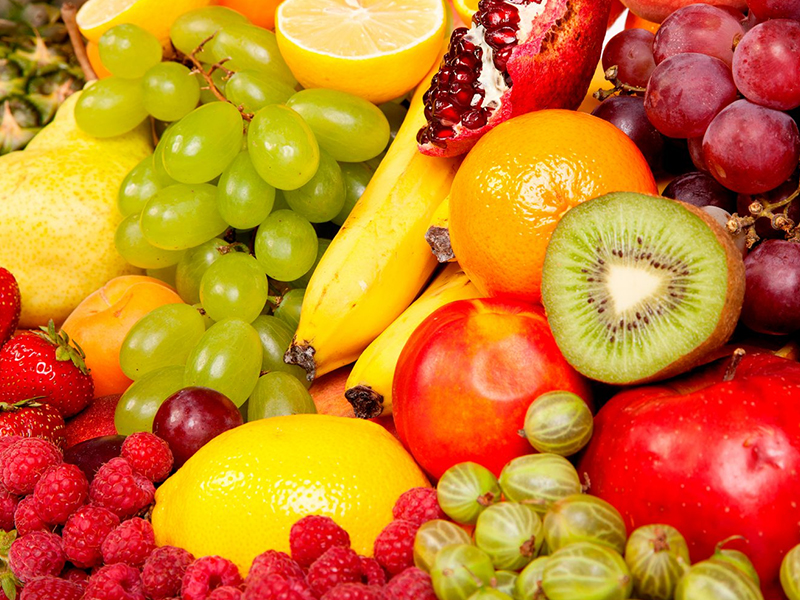
#> input picture img/frutas.jpg, 800 x 600 px
$ jupyter execute Exe4.ipynb
#> lines starting #> are read from the running program, lines starting #| are printed output that depends on the picture; after the words box and inside, x2 and y2 are one past the last pixel; in counts of white or black regions, pixels touching at a corner belong together
[cell 1]
import cv2
import matplotlib.pyplot as plt
import numpy as np

def segment_rgb_multi(img_rgb, color_thresholds):
    h, w = img_rgb.shape[:2]
    mask_combined = np.zeros((h, w), dtype=np.uint8)
    masks = {}

    for color_name, thresholds in color_thresholds.items():
        R, G, B = img_rgb[:, :, 0], img_rgb[:, :, 1], img_rgb[:, :, 2]

        mask = np.ones(R.shape, dtype=np.uint8) * 255
        for channel, (low, high) in thresholds.items():
            if channel == 'R':
                mask = cv2.bitwise_and(mask, cv2.inRange(R, low, high))
            elif channel == 'G':
                mask = cv2.bitwise_and(mask, cv2.inRange(G, low, high))
            elif channel == 'B':
                mask = cv2.bitwise_and(mask, cv2.inRange(B, low, high))

        masks[color_name] = mask
        mask_combined = cv2.bitwise_or(mask_combined, mask)

    return mask_combined, masks

def segment_hsv_multi(img_bgr, hsv_ranges):
    img_hsv = cv2.cvtColor(img_bgr, cv2.COLOR_BGR2HSV)
    h, w = img_hsv.shape[:2]
    mask_combined = np.zeros((h, w), dtype=np.uint8)
    masks = {}

    for color_name, (lower, upper) in hsv_ranges.items():
        mask = cv2.inRange(img_hsv, lower, upper)
        masks[color_name] = mask
        mask_combined = cv2.bitwise_or(mask_combined, mask)

    return mask_combined, masks

def apply_segmentation(img_rgb, mask):
    return cv2.bitwise_and(img_rgb, img_rgb, mask=mask)

def multicolor_segmentation(img_path):
#> called with img_path = 'img/frutas.jpg'
    img_bgr = cv2.imread(img_path)
#> img_bgr is the input picture: shape (600, 800, 3); mean B, G, R 38.6, 123.4, 202.4
    img_rgb = cv2.cvtColor(img_bgr, cv2.COLOR_BGR2RGB)


    # THRESHOLDS PARA CADA COR
    rgb_thresholds = {
        'Amarelo': {'R': (150, 255), 'G': (150, 255), 'B': (0, 100)},
        'Vermelho': {'R': (150, 255), 'G': (0, 100), 'B': (0, 100)},
        'Verde': {'R': (0, 100), 'G': (80, 255), 'B': (0, 100)}
    }

    hsv_ranges = {
        'Amarelo': (np.array([20, 80, 100]), np.array([35, 255, 255])),
        'Vermelho': (np.array([0, 100, 50]), np.array([10, 255, 255])),
        'Verde': (np.array([35, 50, 50]), np.array([85, 255, 255]))
    }

    # SEGMENTAÇÃO RGB
    mask_rgb_combined, masks_rgb = segment_rgb_multi(img_rgb, rgb_thresholds)
#> the loop in segment_rgb_multi, `for color_name, thresholds in color_thresholds.items():` made 3 passes
#> pass 1, in segment_rgb_multi, `R, G, B = img_rgb[:, :, 0], img_rgb[:, :, 1], img_rgb[:, :, 2]`:
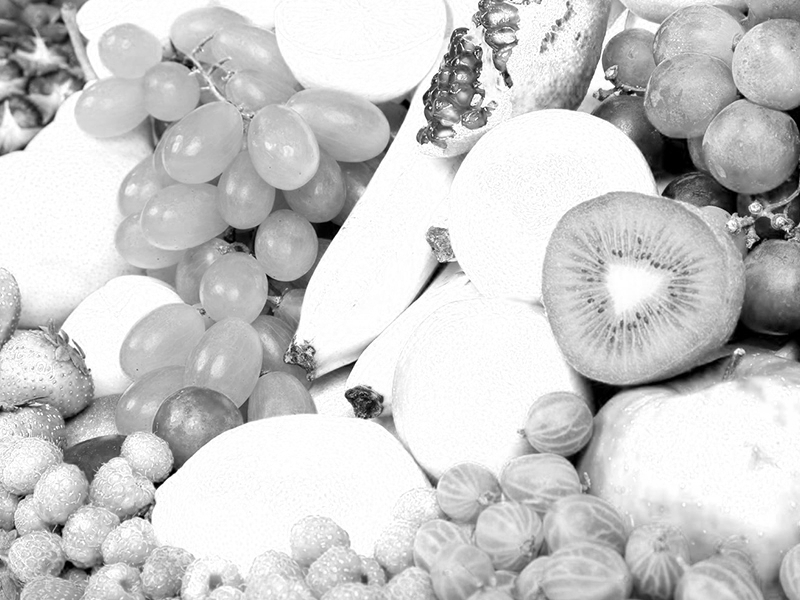
#> R: shape (600, 800); min 0, max 255, mean 202.4
#> pass 1, in segment_rgb_multi, `R, G, B = img_rgb[:, :, 0], img_rgb[:, :, 1], img_rgb[:, :, 2]`:
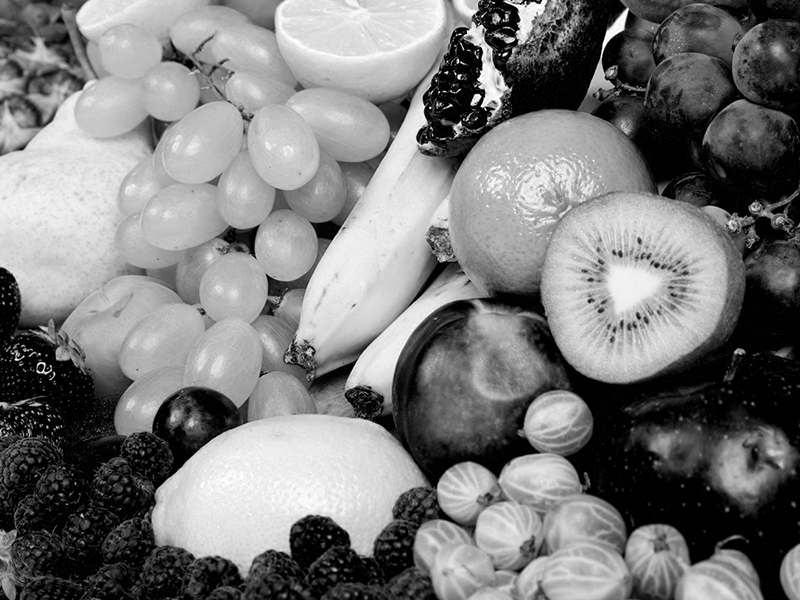
#> G: shape (600, 800); min 0, max 255, mean 123.4
#> pass 1, in segment_rgb_multi, `R, G, B = img_rgb[:, :, 0], img_rgb[:, :, 1], img_rgb[:, :, 2]`:
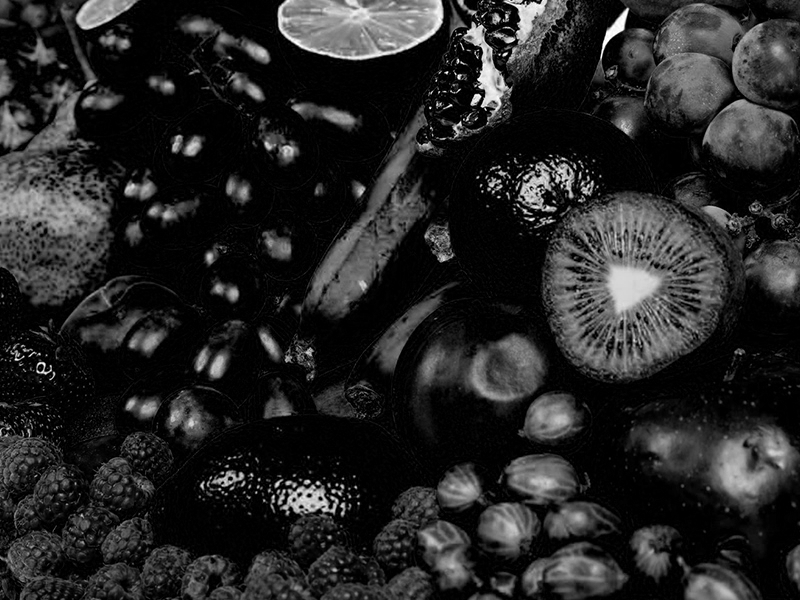
#> B: shape (600, 800); min 0, max 255, mean 38.6
#> after the loop in segment_rgb_multi, `for color_name, thresholds in color_thresholds.items():`:
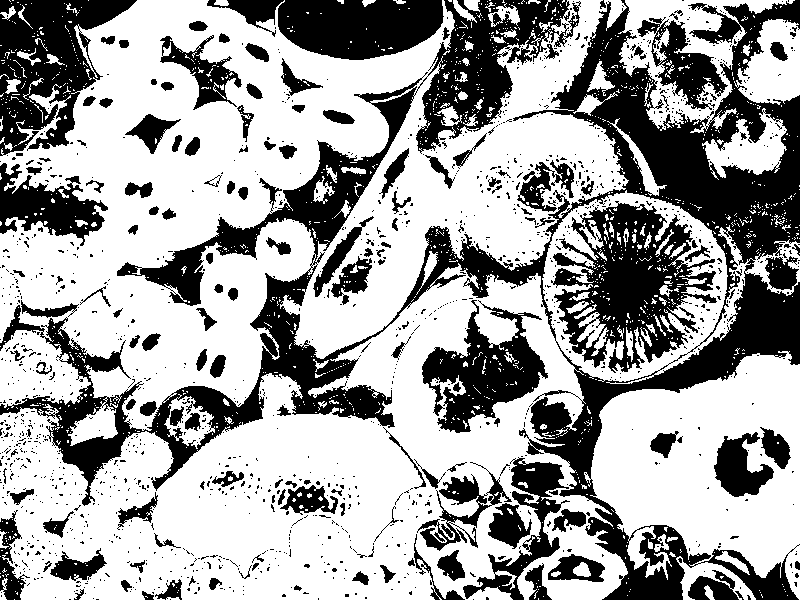
#> mask_combined: shape (600, 800); 63.6% white; 1446 black regions (1289 under 20 px), largest, box (x1, y1, x2, y2) and area: (0, 0, 800, 600) 87217, (551, 201, 717, 373) 13576, (0, 0, 137, 156) 11155
#> after the loop in segment_rgb_multi, `for color_name, thresholds in color_thresholds.items():`: masks = 3 items
#> masks_rgb = 3 items
    seg_rgb_combined = apply_segmentation(img_rgb, mask_rgb_combined)
#> in apply_segmentation, `return cv2.bitwise_and(img_rgb, img_rgb, mask=mask)`:
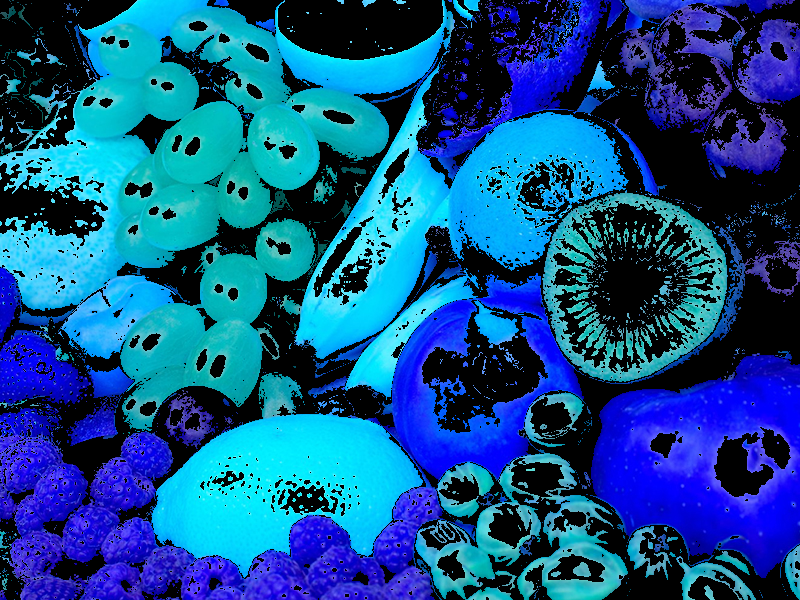
#> returned value: shape (600, 800, 3); mean of channels 0, 1, 2 139.1, 80.9, 16.1; drawn as B, G, R

    # Segmentação individual RGB para visualização
    seg_rgb_individual = {}
    for color_name, mask in masks_rgb.items():
        seg_rgb_individual[color_name] = apply_segmentation(img_rgb, mask)
#> this loop made 3 passes
#> color_name on passes 1 to 3: 'Amarelo', 'Vermelho', 'Verde'
#> after the loop, seg_rgb_individual = 3 items

    # SEGMENTAÇÃO HSV
    mask_hsv_combined, masks_hsv = segment_hsv_multi(img_bgr, hsv_ranges)
#> in segment_hsv_multi, `img_hsv = cv2.cvtColor(img_bgr, cv2.COLOR_BGR2HSV)`: img_hsv: shape (600, 800, 3); mean H, S, V 43.4, 211.5, 202.5
#> in segment_hsv_multi, `h, w = img_hsv.shape[:2]`: h = 600; w = 800
#> the loop in segment_hsv_multi, `for color_name, (lower, upper) in hsv_ranges.items():` made 3 passes
#> pass 1, in segment_hsv_multi, `mask = cv2.inRange(img_hsv, lower, upper)`:
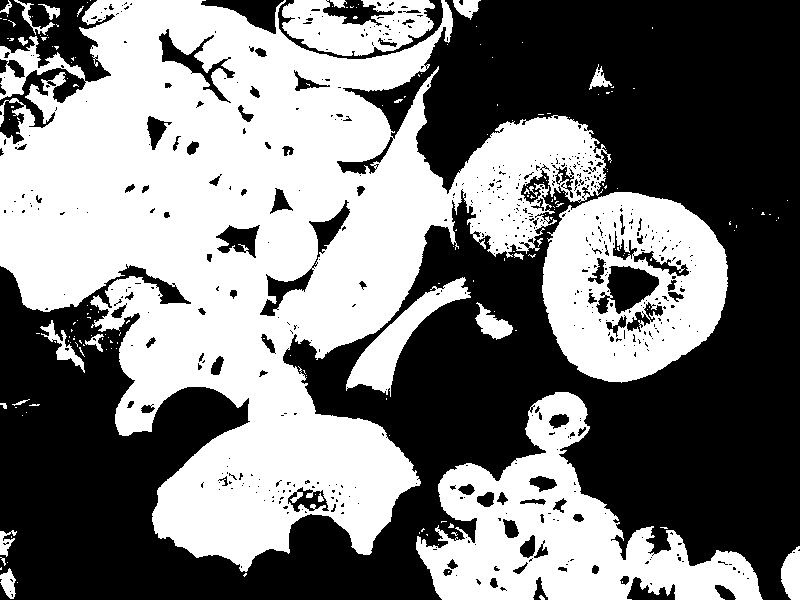
#> mask: shape (600, 800); 48.4% white; 185 white regions (157 under 20 px), largest, box (x1, y1, x2, y2) and area: (0, 0, 612, 572) 164953, (416, 392, 763, 600) 29462, (542, 192, 728, 383) 23675
#> pass 3, in segment_hsv_multi, `mask = cv2.inRange(img_hsv, lower, upper)`:
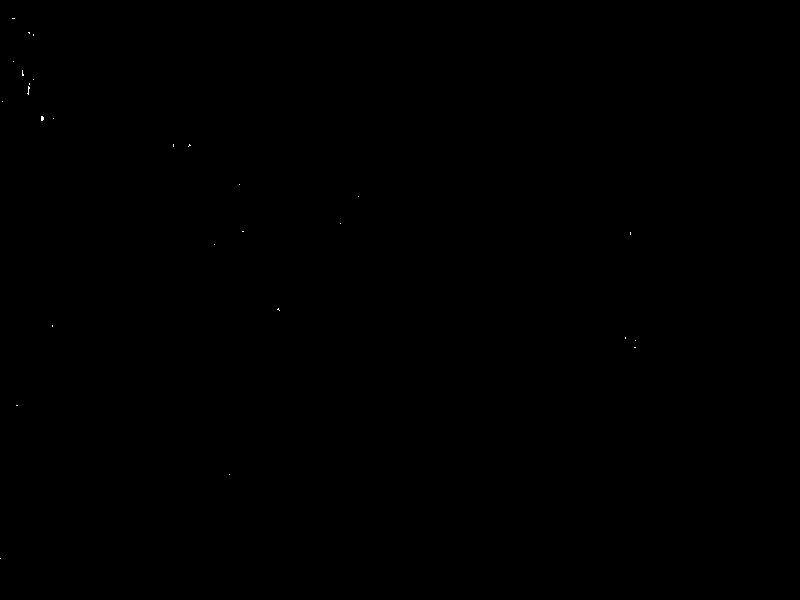
#> mask: shape (600, 800); 0.02% white in thin lines or dots, all inside (x1, y1, x2, y2) = (0, 18, 636, 559)
#> after the loop in segment_hsv_multi, `for color_name, (lower, upper) in hsv_ranges.items():`: mask_combined: shape (600, 800); 69.1% white; 1935 black regions (1745 under 20 px), largest, box (x1, y1, x2, y2) and area: (417, 73, 800, 418) 31069, (0, 415, 242, 600) 20858, (620, 0, 800, 174) 19046
#> after the loop in segment_hsv_multi, `for color_name, (lower, upper) in hsv_ranges.items():`: masks = 3 items
#> masks_hsv = 3 items
    seg_hsv_combined = apply_segmentation(img_rgb, mask_hsv_combined)
#> in apply_segmentation (call 5), `return cv2.bitwise_and(img_rgb, img_rgb, mask=mask)`:
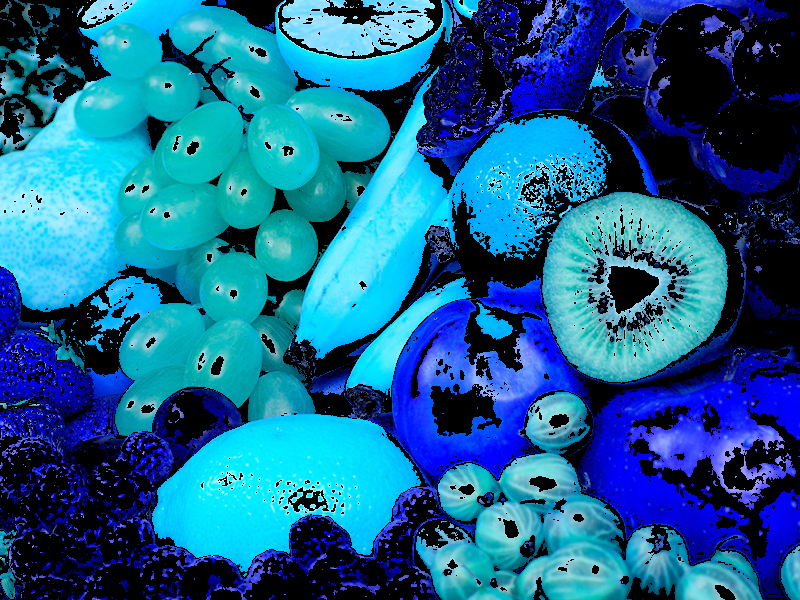
#> returned value: shape (600, 800, 3); mean of channels 0, 1, 2 144, 98.6, 22.9; drawn as B, G, R

    # Segmentação individual HSV para visualização
    seg_hsv_individual = {}
    for color_name, mask in masks_hsv.items():
        seg_hsv_individual[color_name] = apply_segmentation(img_rgb, mask)
#> after the loop, seg_hsv_individual = 3 items

    # VISUALIZAÇÃO
    # Figura 1: Comparação geral RGB vs HSV
    fig1, axes1 = plt.subplots(2, 2, figsize=(12, 10))

    axes1[0, 0].imshow(img_rgb)
    axes1[0, 0].set_title('Imagem Original\n(Múltiplas Frutas)')
    axes1[0, 0].axis('off')

    axes1[0, 1].imshow(seg_rgb_combined)
    axes1[0, 1].set_title('Segmentação RGB\n(Amarelo + Vermelho + Verde)')
    axes1[0, 1].axis('off')

    axes1[1, 0].imshow(mask_rgb_combined, cmap='gray')
    axes1[1, 0].set_title('Máscara RGB Combinada')
    axes1[1, 0].axis('off')

    axes1[1, 1].imshow(seg_hsv_combined)
    axes1[1, 1].set_title('Segmentação HSV\n(Amarelo + Vermelho + Verde)')
    axes1[1, 1].axis('off')

    plt.tight_layout()
    plt.suptitle('Figura 4_1', fontsize=14, y=1.02)
    plt.show()

    # Figura 2: Segmentação por cor individual - RGB
    fig2, axes2 = plt.subplots(1, 4, figsize=(15, 4))

    axes2[0].imshow(img_rgb)
    axes2[0].set_title('Original')
    axes2[0].axis('off')

    axes2[1].imshow(seg_rgb_individual.get('Amarelo', np.zeros_like(img_rgb)))
    axes2[1].set_title('RGB - Amarelo')
    axes2[1].axis('off')

    axes2[2].imshow(seg_rgb_individual.get('Vermelho', np.zeros_like(img_rgb)))
    axes2[2].set_title('RGB - Vermelho')
    axes2[2].axis('off')

    axes2[3].imshow(seg_rgb_individual.get('Verde', np.zeros_like(img_rgb)))
    axes2[3].set_title('RGB - Verde')
    axes2[3].axis('off')

    plt.tight_layout()
    plt.suptitle('Figura 4_2', fontsize=14, y=1.02)
    plt.show()
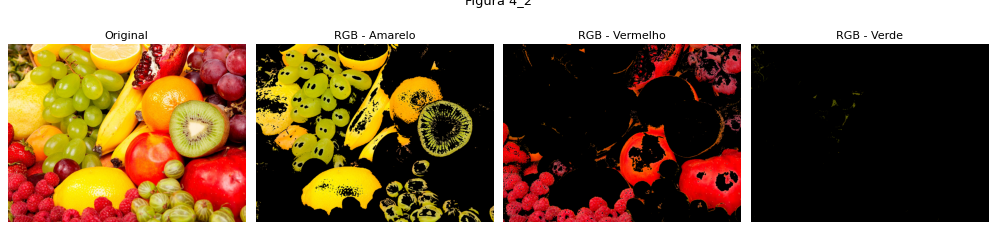
#> figure drawn by matplotlib, 4 panels

    # Figura 3: Segmentação por cor individual - HSV
    fig3, axes3 = plt.subplots(1, 4, figsize=(15, 4))

    axes3[0].imshow(img_rgb)
    axes3[0].set_title('Original')
    axes3[0].axis('off')

    axes3[1].imshow(seg_hsv_individual.get('Amarelo', np.zeros_like(img_rgb)))
    axes3[1].set_title('HSV - Amarelo')
    axes3[1].axis('off')

    axes3[2].imshow(seg_hsv_individual.get('Vermelho', np.zeros_like(img_rgb)))
    axes3[2].set_title('HSV - Vermelho')
    axes3[2].axis('off')

    axes3[3].imshow(seg_hsv_individual.get('Verde', np.zeros_like(img_rgb)))
    axes3[3].set_title('HSV - Verde')
    axes3[3].axis('off')

    plt.tight_layout()
    plt.suptitle('Figura 4_3', fontsize=14, y=1.02)
    plt.show()
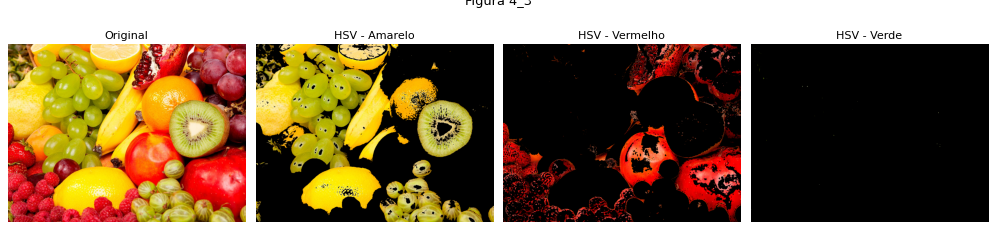
#> figure drawn by matplotlib, 4 panels

    # Figura 4: Comparação lado a lado das máscaras combinadas
    fig4, axes4 = plt.subplots(1, 3, figsize=(12, 4))

    axes4[0].imshow(img_rgb)
    axes4[0].set_title('Imagem Original')
    axes4[0].axis('off')

    axes4[1].imshow(mask_rgb_combined, cmap='gray')
    axes4[1].set_title('Máscara RGB Combinada')
    axes4[1].axis('off')

    axes4[2].imshow(mask_hsv_combined, cmap='gray')
    axes4[2].set_title('Máscara HSV Combinada')
    axes4[2].axis('off')

    plt.tight_layout()
    plt.suptitle('Figura 4_4', fontsize=14, y=1.02)
    plt.show()

# Executar segmentação múltipla
multicolor_segmentation('img/frutas.jpg')

$ run again, with img/alunos.png saved as img/frutas.jpg
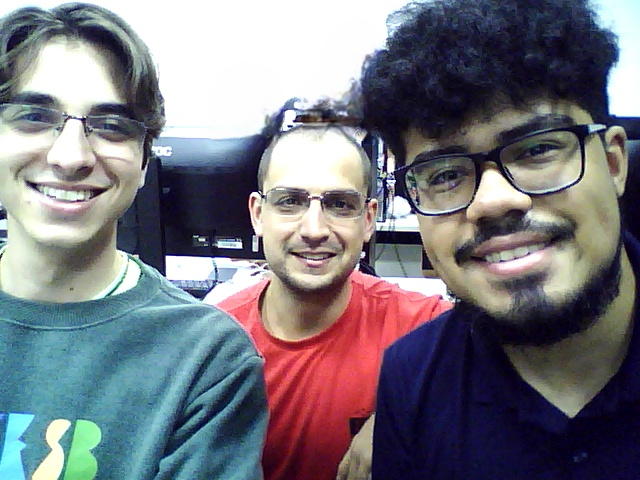
#> input picture img/alunos.png, 640 x 480 px
#> in multicolor_segmentation, img_bgr is the input picture: shape (480, 640, 3); mean B, G, R 126.7, 118.5, 119.2
#> after the loop in segment_rgb_multi, `for color_name, thresholds in color_thresholds.items():`:
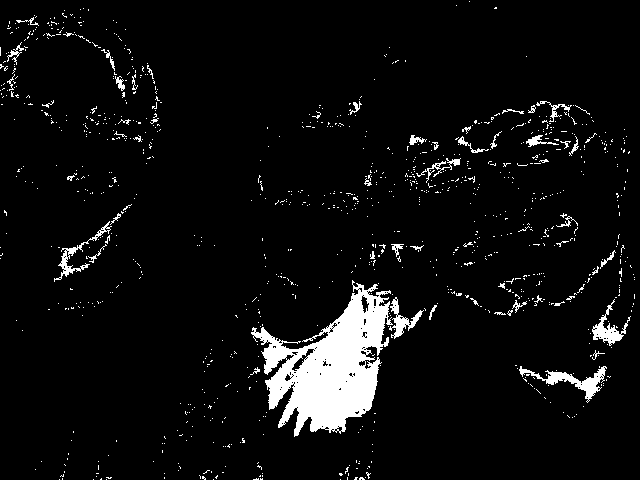
#> mask_combined: shape (480, 640); 5.6% white; 1015 white regions (961 under 20 px), largest, box (x1, y1, x2, y2) and area: (251, 280, 393, 437) 10432, (519, 366, 607, 403) 798, (592, 299, 631, 346) 513
#> after the loop in segment_rgb_multi, `for color_name, thresholds in color_thresholds.items():`: masks = 3 items
#> the loop in multicolor_segmentation, `for color_name, mask in masks_rgb.items():` made 3 passes
#> color_name on passes 1 to 3: 'Amarelo', 'Vermelho', 'Verde'
#> img_hsv: shape (480, 640, 3); mean H, S, V 85.5, 92, 140.7
#> in segment_hsv_multi, `h, w = img_hsv.shape[:2]`: h = 480; w = 640
#> after the loop in segment_hsv_multi, `for color_name, (lower, upper) in hsv_ranges.items():`: masks = 3 items
#> the loop in multicolor_segmentation, `for color_name, mask in masks_hsv.items():` made 3 passes
#> in multicolor_segmentation, `plt.show()`:
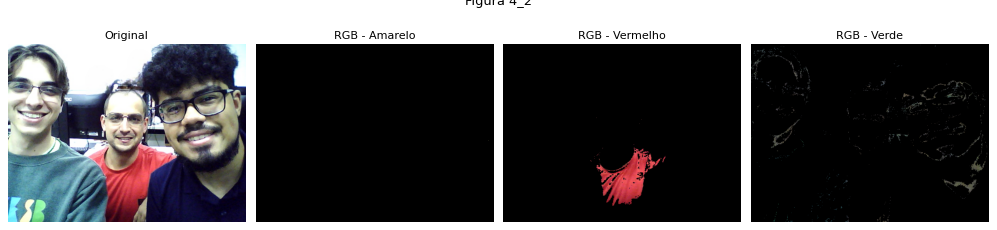
#> figure drawn by matplotlib, 4 panels
